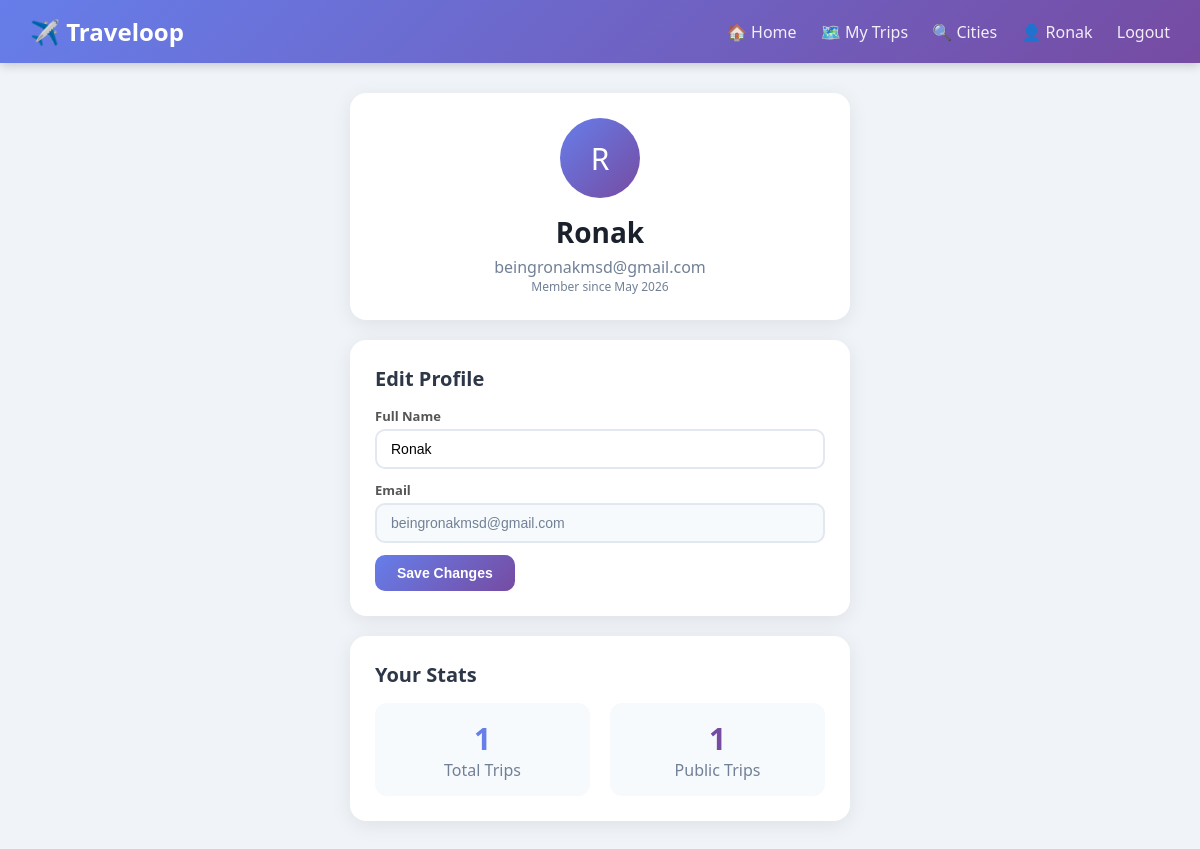
The app's page /profile (signed in) with its own data.
### app.py (models this page shows)
class User(UserMixin, db.Model):
    id = db.Column(db.Integer, primary_key=True)
    name = db.Column(db.String(100), nullable=False)
    email = db.Column(db.String(120), unique=True, nullable=False)
    password = db.Column(db.String(200), nullable=False)
    created_at = db.Column(db.DateTime, default=datetime.utcnow)
    trips = db.relationship('Trip', backref='user', lazy=True, cascade='all, delete-orphan')

### app.py (the view)
@app.route('/profile', methods=['GET', 'POST'])
@login_required
def profile():
    if request.method == 'POST':
        current_user.name = request.form.get('name')
        db.session.commit()
        flash('Profile updated!', 'success')
    return render_template('profile.html')

### app.py (called while the page is built)
@login_manager.user_loader
def load_user(user_id):
    return User.query.get(int(user_id))

### templates/profile.html
{% extends 'base.html' %}
{% block content %}
<div style="max-width:500px;margin:0 auto">
<div class="card" style="text-align:center;margin-bottom:20px">
  <div style="width:80px;height:80px;background:linear-gradient(135deg,#667eea,#764ba2);border-radius:50%;display:flex;align-items:center;justify-content:center;margin:0 auto 15px;font-size:30px;color:white">{{current_user.name[0].upper()}}</div>
  <h1>{{current_user.name}}</h1>
  <p class="text-gray">{{current_user.email}}</p>
  <p class="text-gray" style="font-size:12px">Member since {{current_user.created_at.strftime('%B %Y')}}</p>
</div>
<div class="card">
  <h2>Edit Profile</h2>
  <form method="POST">
    <label>Full Name</label><input type="text" name="name" value="{{current_user.name}}" required>
    <label>Email</label><input type="email" value="{{current_user.email}}" disabled style="background:#f7fafc;color:#718096">
    <button type="submit" class="btn btn-primary">Save Changes</button>
  </form>
</div>
<div class="card">
  <h2>Your Stats</h2>
  <div class="grid-2">
    <div style="text-align:center;padding:15px;background:#f7fafc;border-radius:12px">
      <p style="font-size:30px;font-weight:800;color:#667eea">{{current_user.trips|length}}</p>
      <p class="text-gray">Total Trips</p>
    </div>
    <div style="text-align:center;padding:15px;background:#f7fafc;border-radius:12px">
      <p style="font-size:30px;font-weight:800;color:#764ba2">{{current_user.trips|selectattr('is_public')|list|length}}</p>
      <p class="text-gray">Public Trips</p>
    </div>
  </div>
</div>
</div>
{% endblock %}

### templates/base.html (shortened to what this page needs)
<!DOCTYPE html>
<html lang="en">
<head>
</head>
<body>
<nav>
  <a href="/" class="nav-brand">✈️ Traveloop</a>
  <div class="nav-links">
    {% if current_user.is_authenticated %}
      <a href="/dashboard">🏠 Home</a>
      <a href="/trips">🗺️ My Trips</a>
      <a href="/search/cities">🔍 Cities</a>
      <a href="/profile">👤 {{current_user.name}}</a>
      <a href="/logout">Logout</a>
    {% else %}
      <a href="/login">Login</a>
      <a href="/signup">Sign Up</a>
    {% endif %}
  </div>
</nav>
<div class="container">
{% block content %}{% endblock %}
</div>
</body>
</html>

### templates/base.html (style rules this page uses)
* { margin:0;padding:0;box-sizing:border-box }
body { font-family:'Segoe UI',sans-serif;background:#f0f4f8;color:#333 }
nav { background:linear-gradient(135deg,#667eea,#764ba2);padding:15px 30px;display:flex;justify-content:space-between;align-items:center;box-shadow:0 2px 10px rgba(0,0,0,0.2) }
.nav-brand { color:white;font-size:24px;font-weight:800;text-decoration:none }
.nav-links a { color:rgba(255,255,255,0.9);text-decoration:none;margin-left:20px;font-weight:500;transition:color 0.2s }
.container { max-width:1100px;margin:30px auto;padding:0 20px }
.card { background:white;border-radius:16px;padding:25px;box-shadow:0 4px 20px rgba(0,0,0,0.08);margin-bottom:20px }
.btn { display:inline-block;padding:10px 22px;border-radius:10px;border:none;cursor:pointer;font-weight:600;font-size:14px;text-decoration:none;transition:all 0.2s }
.btn-primary { background:linear-gradient(135deg,#667eea,#764ba2);color:white }
input,textarea,select { width:100%;padding:10px 14px;border:2px solid #e2e8f0;border-radius:10px;font-size:14px;outline:none;transition:border 0.2s;margin-bottom:12px }
label { font-weight:600;font-size:13px;color:#555;display:block;margin-bottom:4px }
.grid-2 { display:grid;grid-template-columns:1fr 1fr;gap:20px }
h1 { font-size:28px;font-weight:800;color:#1a202c;margin-bottom:5px }
h2 { font-size:20px;font-weight:700;color:#2d3748;margin-bottom:15px }
.text-gray { color:#718096 }

### records on screen
User: name "Ronak", name "R", email "beingronakmsd@gmail.com", created_at "May 2026"

### other values on screen
{{ current_user.trips|length }} "1"
{{ current_user.trips|selectattr('is_public')|list|length }} "1"
